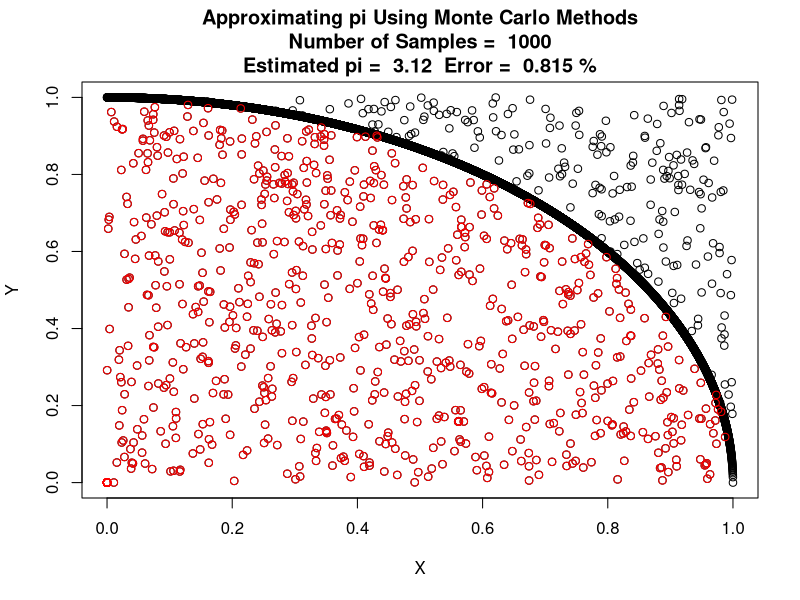

Reproduce this figure in R.
n_samples <- 1000
x <- runif(n_samples, min = 0, max = 1)
y <- runif(n_samples, min = 0, max = 1)

xx <- seq(0,1,by = 0.0001)
yy <- function(z) {
	out <- sqrt(1 - z^2)
}


i <- 1
x1 <- rep(0, length(x))
y1 <- rep(0, length(x))
xplot <- rep(0, length(x))
yplot <- rep(0, length(x))
while (i < length(x)){
	test <- sqrt(x[i]^2 + y[i]^2)
	if (test<=1) {
		x1[i] <- 1
		y1[i] <- 1

		xplot[i] <- x[i]
		yplot[i] <- y[i]
	}
	i  <- i + 1 

}
lapply(xplot, function(x) {x[x!=0]})
lapply(yplot, function(x) {x[x!=0]})
calc1 <- (sum(x1) + sum(y1))/(2*length(x))
calc2 <- abs((4*calc1 - pi)/pi)


error <- paste("Estimated pi = ", toString(round(4*calc1,2))," Error = ",toString(round(calc2*100,3)),"%")
nsam <- paste("Number of Samples = ", n_samples)
title <- paste("Approximating pi Using Monte Carlo Methods",nsam,error,sep = "\n") 
plot(xx,yy(xx),xlim = c(0,1), ylim = c(0,1), main = title, xlab = "X", ylab = "Y")
points(x,y)
points(xplot,yplot,col = "red")